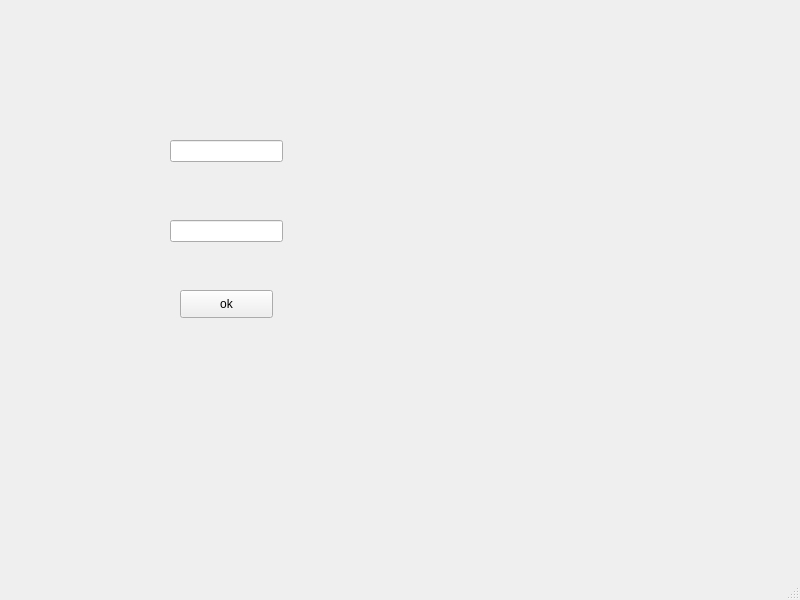
<?xml version="1.0" encoding="UTF-8"?>
<ui version="4.0">
 <class>MainWindow</class>
 <widget class="QMainWindow" name="MainWindow">
  <property name="geometry">
   <rect>
    <x>0</x>
    <y>0</y>
    <width>800</width>
    <height>600</height>
   </rect>
  </property>
  <property name="windowTitle">
   <string>MainWindow</string>
  </property>
  <widget class="QWidget" name="centralwidget">
   <widget class="QPushButton" name="pushButton">
    <property name="geometry">
     <rect>
      <x>180</x>
      <y>290</y>
      <width>93</width>
      <height>28</height>
     </rect>
    </property>
    <property name="text">
     <string>ok</string>
    </property>
   </widget>
   <widget class="QLineEdit" name="lineEdit">
    <property name="geometry">
     <rect>
      <x>170</x>
      <y>140</y>
      <width>113</width>
      <height>22</height>
     </rect>
    </property>
   </widget>
   <widget class="QLineEdit" name="pass">
    <property name="geometry">
     <rect>
      <x>170</x>
      <y>220</y>
      <width>113</width>
      <height>22</height>
     </rect>
    </property>
   </widget>
  </widget>
  <widget class="QMenuBar" name="menubar">
   <property name="geometry">
    <rect>
     <x>0</x>
     <y>0</y>
     <width>800</width>
     <height>26</height>
    </rect>
   </property>
  </widget>
  <widget class="QStatusBar" name="statusbar"/>
 </widget>
 <resources/>
 <connections/>
</ui>
